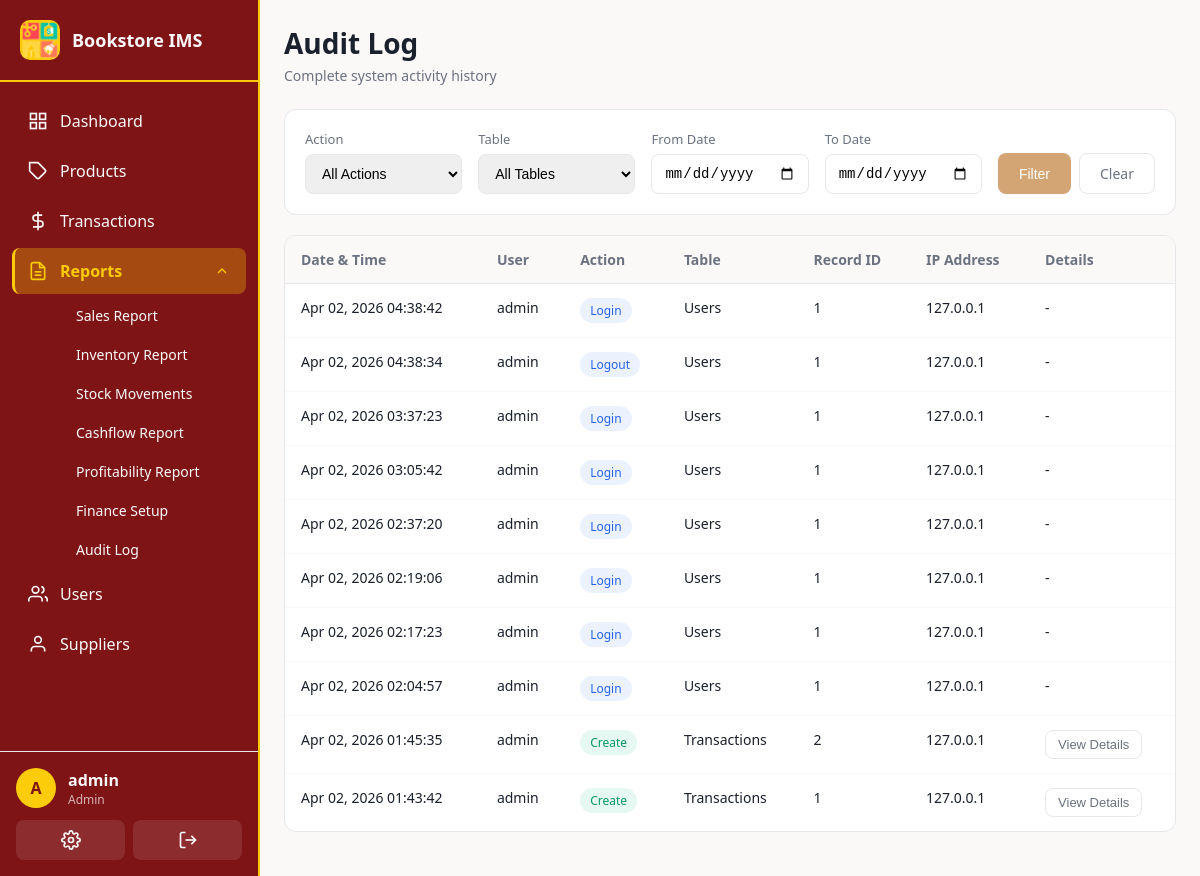
Page /reports/audit (signed in) on the earlier database version.
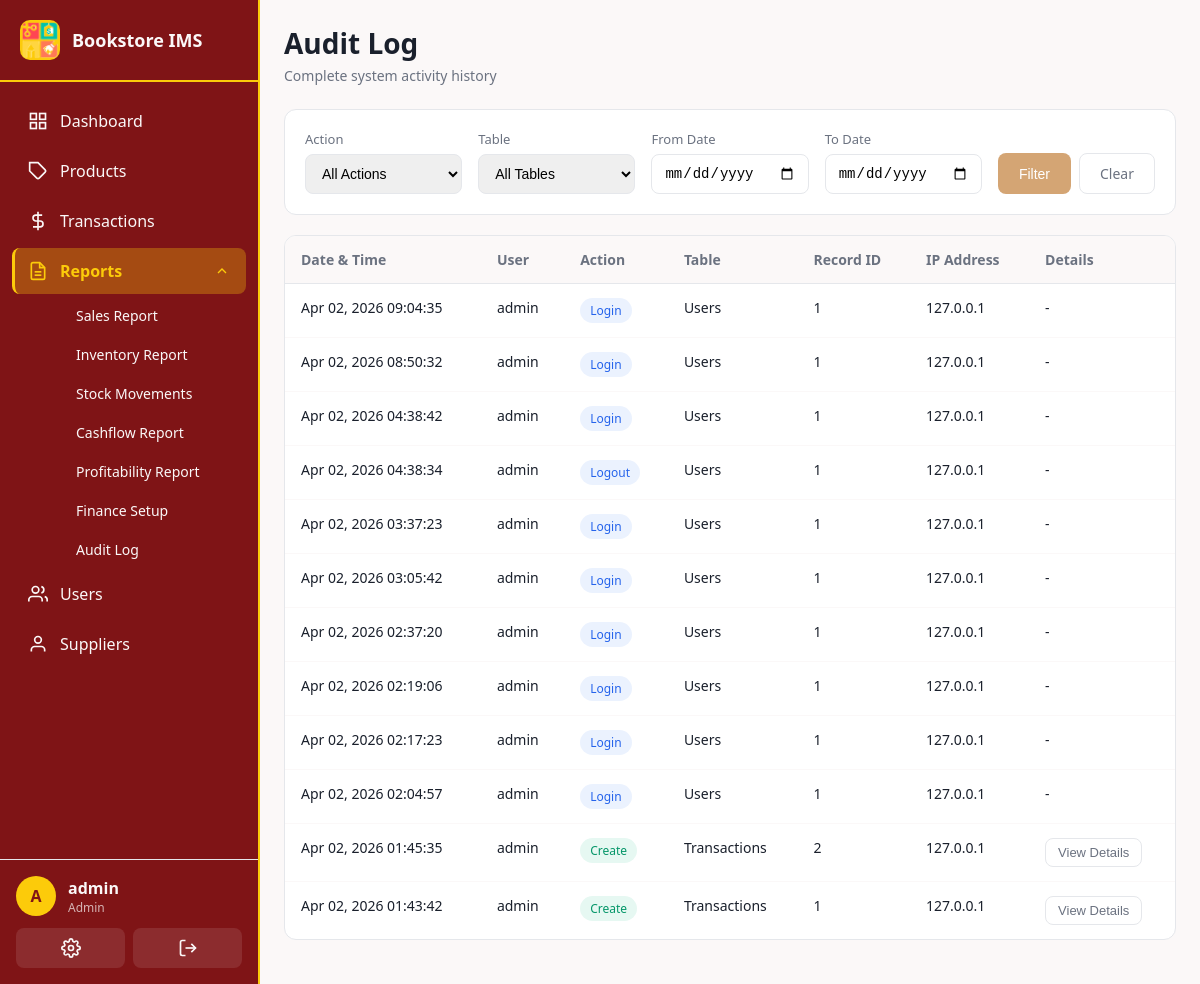
Same page on the later database version.
### app/models.py (models this page shows, shortened)
class User(UserMixin, db.Model):
    __tablename__ = 'users'
    id = db.Column(db.Integer, primary_key=True)
    username = db.Column(db.String(80), unique=True, nullable=False, index=True)
    email = db.Column(db.String(120), unique=True, nullable=False)
    password_hash = db.Column(db.String(256), nullable=False)
    role = db.Column(db.String(20), nullable=False, default=Role.STAFF)
    is_active = db.Column(db.Boolean, default=True)
    created_at = db.Column(db.DateTime, default=utc_now)
    last_login = db.Column(db.DateTime)
    transactions = db.relationship('Transaction', backref='user', lazy='dynamic')
    audit_logs = db.relationship('AuditLog', backref='user', lazy='dynamic')
    cash_ledger_entries = db.relationship('CashLedger', backref='user', lazy='dynamic')
    def is_admin(self):
        return self.role == Role.ADMIN

class AuditLog(db.Model):
    __tablename__ = 'audit_logs'
    id = db.Column(db.Integer, primary_key=True)
    user_id = db.Column(db.Integer, db.ForeignKey('users.id'), nullable=True)  # Nullable for system actions
    action = db.Column(db.String(50), nullable=False)  # 'create', 'update', 'delete', 'login', 'logout'
    table_name = db.Column(db.String(50), nullable=False)
    record_id = db.Column(db.Integer)
    old_values = db.Column(db.Text)  # JSON string of old values
    new_values = db.Column(db.Text)  # JSON string of new values
    ip_address = db.Column(db.String(45))
    user_agent = db.Column(db.String(255))
    created_at = db.Column(db.DateTime, default=utc_now)

### app/routes/reports.py (the view, shortened to what this page needs)
@reports_bp.route('/audit')
@login_required
@admin_required
def audit_log():
    page = request.args.get('page', 1, type=int)
    per_page = 50
    action = request.args.get('action')
    table_name = request.args.get('table')
    date_from = request.args.get('date_from')
    date_to = request.args.get('date_to')
    query = AuditLog.query
    if action:
        query = query.filter_by(action=action)
    if table_name:
        query = query.filter_by(table_name=table_name)
    if date_from:
        try:
            date_from_dt = datetime.strptime(date_from, '%Y-%m-%d')
            query = query.filter(AuditLog.created_at >= date_from_dt)
        except ValueError:
            pass
    query = query.order_by(AuditLog.created_at.desc())
    logs = query.paginate(page=page, per_page=per_page, error_out=False)
    actions = db.session.query(AuditLog.action.distinct()).all()
    tables = db.session.query(AuditLog.table_name.distinct()).all()
    return render_template('reports/audit.html',
        logs=logs,
        actions=[a[0] for a in actions],
        tables=[t[0] for t in tables],
        current_action=action,
        current_table=table_name,
        date_from=date_from or '',
        date_to=date_to or ''
    )

### app/__init__.py (called while the page is built)
@login_manager.user_loader
def load_user(user_id):
    return db.session.get(User, int(user_id))

### app/templates/reports/audit.html (shortened to what this page needs)
{% extends "base.html" %}
{% block content %}
<div class="page-header">
  <div class="page-header-left">
    <h1>Audit Log</h1>
    <p class="page-subtitle">Complete system activity history</p>
  </div>
</div>
<div class="filters-card">
  <form method="GET" action="{{ url_for('reports.audit_log') }}" class="filters-form">
    <div class="filter-group">
      <label for="action">Action</label>
      <select id="action" name="action">
        <option value="">All Actions</option>
      </select>
    </div>
    <div class="filter-group">
      <label for="table">Table</label>
      <select id="table" name="table">
        <option value="">All Tables</option>
      </select>
    </div>
    <div class="filter-group">
      <label for="date_from">From Date</label>
      <input type="date" id="date_from" name="date_from" value="{{ date_from }}">
    </div>
    <div class="filter-group">
      <label for="date_to">To Date</label>
      <input type="date" id="date_to" name="date_to" value="{{ date_to }}">
    </div>
    <div class="filter-actions">
      <button type="submit" class="btn btn-secondary">Filter</button>
      <a href="{{ url_for('reports.audit_log') }}" class="btn btn-outline">Clear</a>
    </div>
  </form>
</div>
<div class="table-card">
  {% if logs.items %}
  <table class="data-table priority-table">
    <thead>
      <tr>
        <th class="priority-col-1">Date & Time</th>
        <th class="priority-col-1">User</th>
        <th class="priority-col-2">Action</th>
        <th class="priority-col-3">Table</th>
        <th class="priority-col-2">Record ID</th>
        <th class="priority-col-3">IP Address</th>
        <th class="priority-col-1">Details</th>
      </tr>
    </thead>
    <tbody>
      {% for log in logs.items %}
      <tr>
        <td class="priority-col-1">{{ log.created_at.strftime('%b %d, %Y %H:%M:%S') }}</td>
        <td class="priority-col-1">
          {% if log.user %}
          {{ log.user.username }}
          {% else %}
          System
          {% endif %}
        </td>
        <td class="priority-col-2">
          <span class="badge badge-{{ 'success' if log.action == 'create' else 'warning' if log.action == 'update' else 'danger' if log.action == 'delete' else 'info' }}">
            {{ log.action.title() }}
          </span>
        </td>
        <td class="priority-col-3">{{ log.table_name.title() }}</td>
        <td class="priority-col-2">{{ log.record_id or '-' }}</td>
        <td class="priority-col-3">{{ log.ip_address or '-' }}</td>
        <td class="priority-col-1">
          {% if log.old_values or log.new_values %}
          <button type="button" class="btn btn-sm btn-outline"
                  onclick="showDetails('{{ log.old_values | e }}', '{{ log.new_values | e }}')">
            View Details
          </button>
          {% else %}
          -
          {% endif %}
        </td>
      </tr>
      {% endfor %}
    </tbody>
  </table>
  {% else %}
  <div class="empty-state">
    <p>No audit logs found for the selected filters.</p>
  </div>
  {% endif %}
</div>
{% endblock %}

### app/templates/base.html (shortened to what this page needs)
<!doctype html>
<html>
  <head>
    <link rel="stylesheet" href="{{ url_for('static', filename='css/main.css') }}">
  </head>
  <body class="{% block body_class %}{% endblock %}">
    {% if current_user.is_authenticated %}
    <nav class="sidebar" id="mobile-sidebar">
      <div class="sidebar-header">
        <div class="sidebar-logo">
          <img src="{{ url_for('static', filename='images/bookstore-logo.png') }}" alt="Bookstore Logo" style="width: 100%; height: 100%; object-fit: contain;">
        </div>
        <span class="sidebar-title">Bookstore IMS</span>
      </div>
      <ul class="sidebar-menu">
        <li class="{% if request.endpoint == 'main.dashboard' %}active{% endif %}">
          <a href="{{ url_for('main.dashboard') }}">
            <svg viewBox="0 0 24 24" fill="none" stroke="currentColor" stroke-width="2">
              <rect x="3" y="3" width="7" height="7"></rect>
              <rect x="14" y="3" width="7" height="7"></rect>
              <rect x="14" y="14" width="7" height="7"></rect>
              <rect x="3" y="14" width="7" height="7"></rect>
            </svg>
            <span>Dashboard</span>
          </a>
        </li>
        <li class="{% if 'products' in request.endpoint %}active{% endif %}">
          <a href="{{ url_for('products.list_products') }}">
            <svg viewBox="0 0 24 24" fill="none" stroke="currentColor" stroke-width="2">
              <path d="M20.59 13.41l-7.17 7.17a2 2 0 0 1-2.83 0L2 12V2h10l8.59 8.59a2 2 0 0 1 0 2.82z"></path>
              <line x1="7" y1="7" x2="7.01" y2="7"></line>
            </svg>
            <span>Products</span>
          </a>
        </li>
        <li class="{% if 'transactions' in request.endpoint %}active{% endif %}">
          <a href="{{ url_for('transactions.list_transactions') }}">
            <svg viewBox="0 0 24 24" fill="none" stroke="currentColor" stroke-width="2">
              <line x1="12" y1="1" x2="12" y2="23"></line>
              <path d="M17 5H9.5a3.5 3.5 0 0 0 0 7h5a3.5 3.5 0 0 1 0 7H6"></path>
            </svg>
            <span>Transactions</span>
          </a>
        </li>
        <li class="submenu-trigger {% if 'reports' in request.endpoint %}active{% endif %}">
          <a href="#">
            <svg viewBox="0 0 24 24" fill="none" stroke="currentColor" stroke-width="2">
              <path d="M14 2H6a2 2 0 0 0-2 2v16a2 2 0 0 0 2 2h12a2 2 0 0 0 2-2V8z"></path>
              <polyline points="14 2 14 8 20 8"></polyline>
              <line x1="16" y1="13" x2="8" y2="13"></line>
              <line x1="16" y1="17" x2="8" y2="17"></line>
            </svg>
            <span>Reports</span>
            <svg class="submenu-arrow" viewBox="0 0 24 24" fill="none" stroke="currentColor" stroke-width="2">
              <polyline points="6 9 12 15 18 9"></polyline>
            </svg>
          </a>
          <ul class="submenu">
            <li><a href="{{ url_for('reports.sales_report') }}">Sales Report</a></li>
            <li><a href="{{ url_for('reports.inventory_report') }}">Inventory Report</a></li>
            <li><a href="{{ url_for('reports.stock_movements') }}">Stock Movements</a></li>
            <li><a href="{{ url_for('reports.cashflow_report') }}">Cashflow Report</a></li>
            <li><a href="{{ url_for('reports.profitability_report') }}">Profitability Report</a></li>
            {% if current_user.is_admin() %}
            <li><a href="{{ url_for('reports.finance_setup') }}">Finance Setup</a></li>
            {% endif %}
            {% if current_user.is_admin() %}
            <li><a href="{{ url_for('reports.audit_log') }}">Audit Log</a></li>
            {% endif %}
          </ul>
        </li>
        {% if current_user.is_admin() %}
        <li class="{% if 'users' in request.endpoint and request.endpoint != 'users.profile' %}active{% endif %}">
          <a href="{{ url_for('users.list_users') }}">
            <svg viewBox="0 0 24 24" fill="none" stroke="currentColor" stroke-width="2">
              <path d="M17 21v-2a4 4 0 0 0-4-4H5a4 4 0 0 0-4 4v2"></path>
              <circle cx="9" cy="7" r="4"></circle>
              <path d="M23 21v-2a4 4 0 0 0-3-3.87"></path>
              <path d="M16 3.13a4 4 0 0 1 0 7.75"></path>
            </svg>
            <span>Users</span>
          </a>
        </li>
        <li class="{% if 'suppliers' in request.endpoint %}active{% endif %}">
          <a href="{{ url_for('suppliers.list_suppliers') }}">
            <svg viewBox="0 0 24 24" fill="none" stroke="currentColor" stroke-width="2">
              <path d="M20 21v-2a4 4 0 0 0-4-4H8a4 4 0 0 0-4 4v2"></path>
              <circle cx="12" cy="7" r="4"></circle>
            </svg>
            <span>Suppliers</span>
          </a>
        </li>
        {% endif %}
      </ul>
      <div class="sidebar-footer">
        <div class="user-info">
          <div class="user-avatar">{{ current_user.username[0].upper() }}</div>
          <div class="user-details">
            <span class="user-name">{{ current_user.username }}</span>
            <span class="user-role">{{ current_user.role.title() }}</span>
          </div>
        </div>
        <div class="sidebar-actions">
          <a href="{{ url_for('users.profile') }}" class="action-btn" title="Profile">
          </a>
          <a href="{{ url_for('auth.logout') }}" class="action-btn" title="Logout">
            <svg viewBox="0 0 24 24" fill="none" stroke="currentColor" stroke-width="2">
              <path d="M9 21H5a2 2 0 0 1-2-2V5a2 2 0 0 1 2-2h4"></path>
              <polyline points="16 17 21 12 16 7"></polyline>
              <line x1="21" y1="12" x2="9" y2="12"></line>
            </svg>
          </a>
        </div>
      </div>
    </nav>
    <main class="main-content">
      {% block content %}{% endblock %}
    </main>
    {% else %}
    {% block content_public %}{% endblock %}
    {% endif %}
  </body>
</html>

Differences in the rows shown:
added AuditLog: created_at "Apr 02, 2026 09:04:35", user.username "admin", action "Login", table_name "Users", record "1", ip_address "127.0.0.1"
added AuditLog: created_at "Apr 02, 2026 08:50:32", user.username "admin", action "Login", table_name "Users", record "1", ip_address "127.0.0.1"
